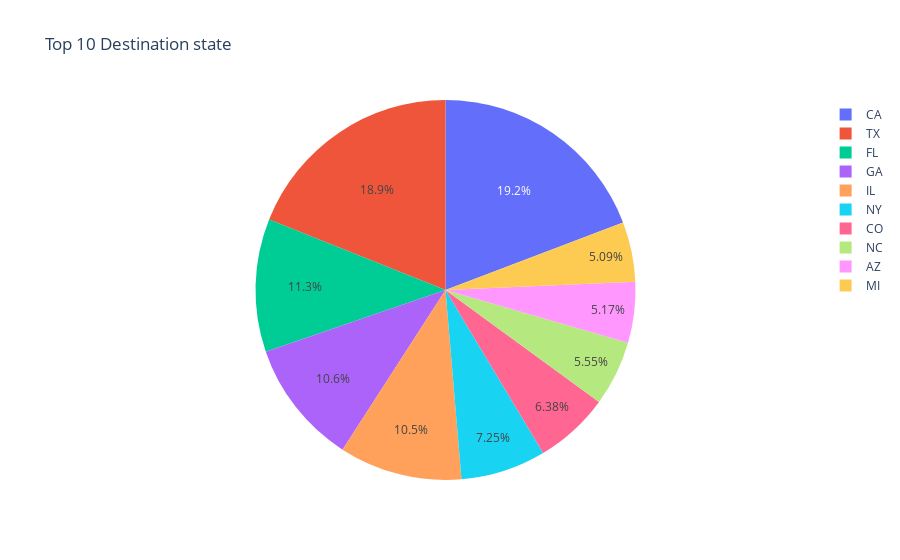

Here is the notebook cell this chart was saved with:
### Code cell
pie_plot_top_x_places(flights_df, 10, 1, 9, 1, 31, "DEST_STATE", "Top")

### Figure 1 — Plotly figure (JSON) as saved in the notebook; plotly's stock layout.template omitted (floating-point values rounded to 4 significant figures)
{"data": [{"domain": {"x": [0, 1], "y": [0, 1]}, "hovertemplate": "Destination state=%{label}<br>Count=%{value}<extra></extra>", "labels": ["CA", "TX", "FL", "GA", "IL", "NY", "CO", "NC", "AZ", "MI"], "legendgroup": "", "name": "", "showlegend": true, "type": "pie", "values": [558705, 550906, 329133, 309018, 304237, 210868, 185550, 161533, 150419, 148138]}], "layout": {"legend": {"tracegroupgap": 0}, "title": {"text": "Top 10 Destination state"}}}
